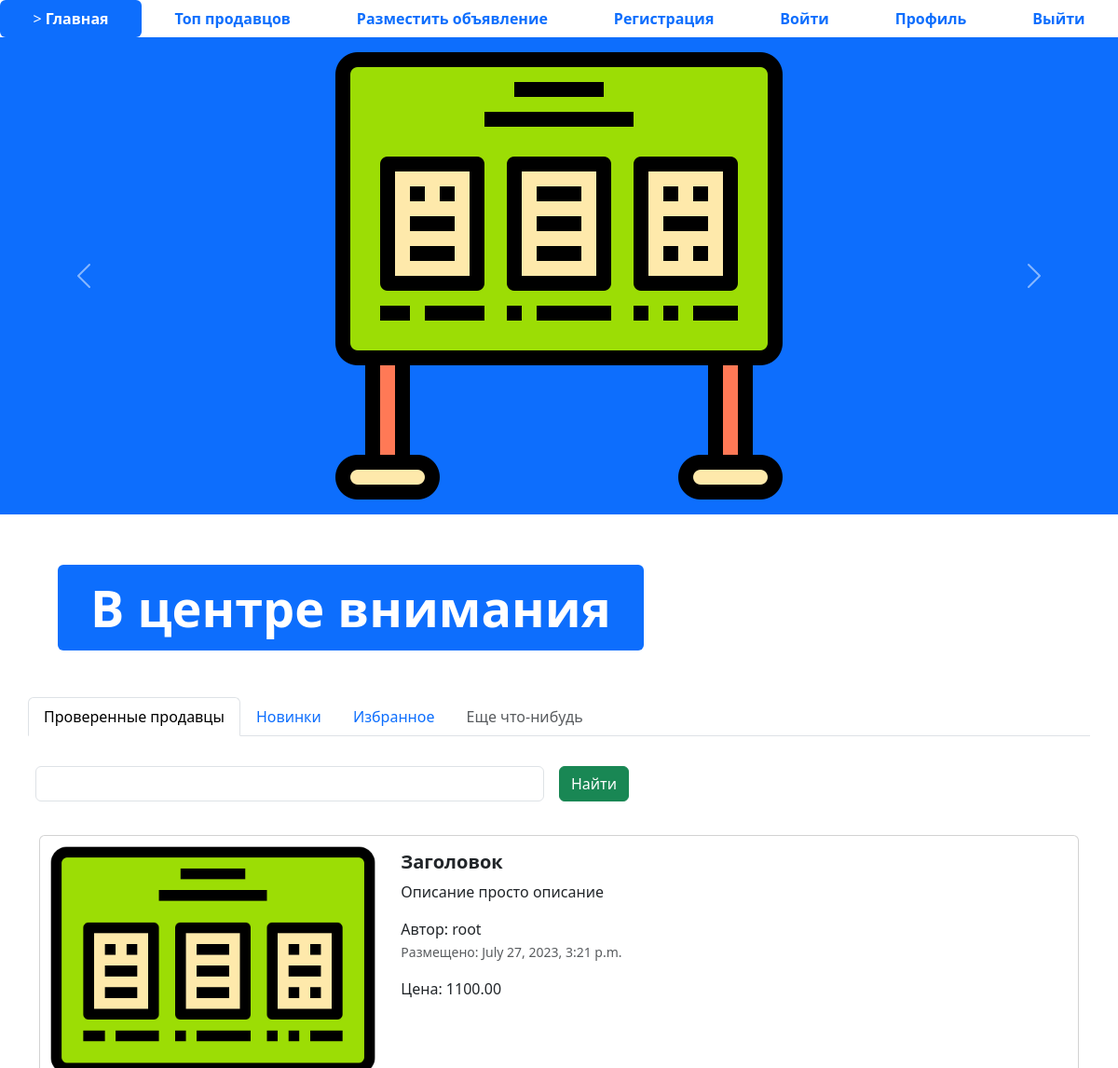
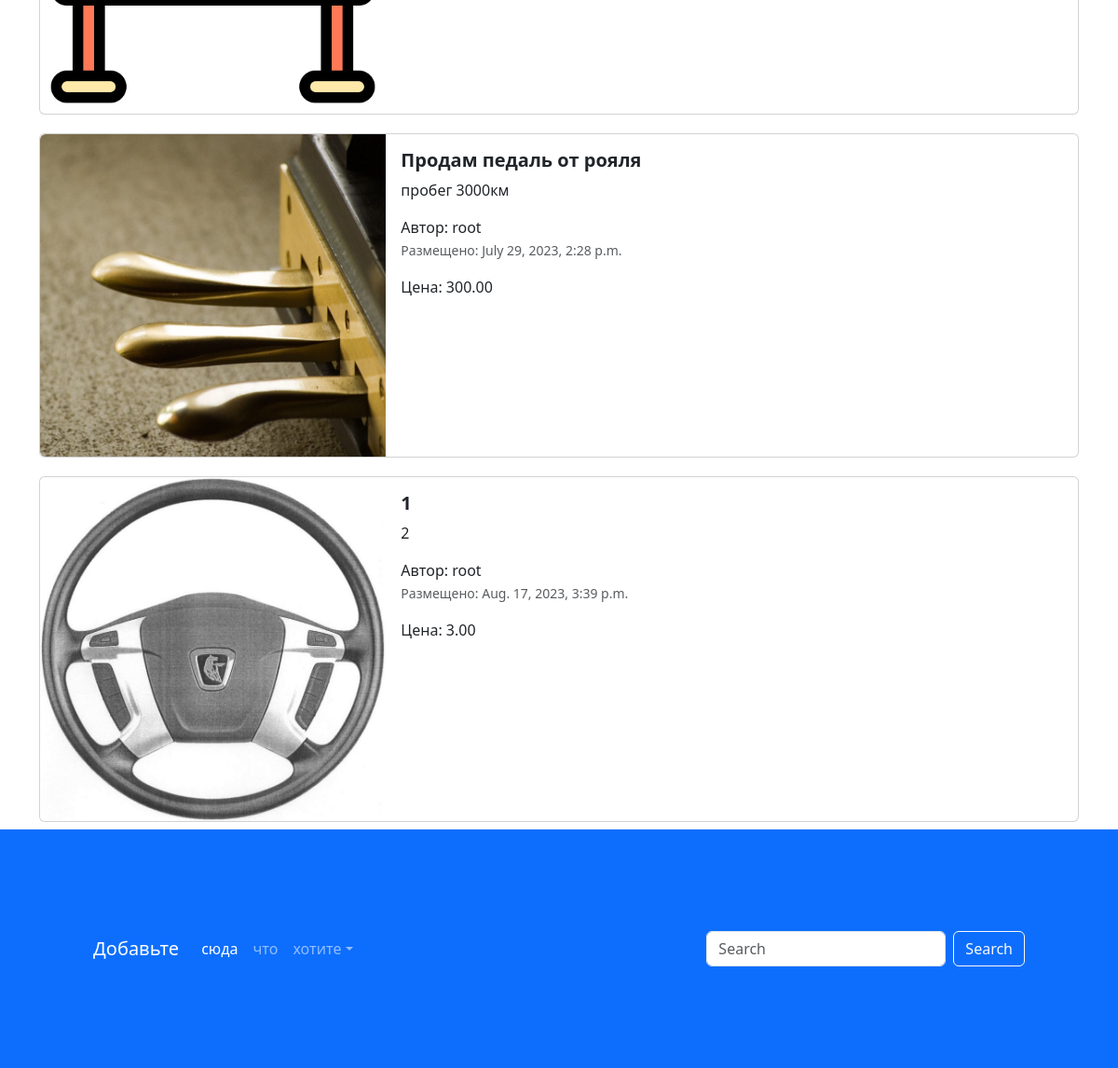
The page / on the database its author committed (2 pictures, top to bottom).
### app_advertisements/models.py (models this page shows, shortened)
class Advertisement(models.Model):
    title = models.CharField("Заголовок",max_length=128)
    description = models.TextField("Описание")
    price = models.DecimalField("Цена",max_digits=10,decimal_places=2)
    auction = models.BooleanField("Торг",help_text="Отметьте, если торг уместен")
    created_at = models.DateTimeField("Дата создания",auto_now_add=True)
    updated_at = models.DateTimeField("Дата обновления",auto_now=True)
    user = models.ForeignKey(User, on_delete=models.CASCADE, verbose_name='пользователь')
    image = models.ImageField('изображения',upload_to = 'advertisements/')
    class Meta:
        db_table = "advertisements"

### app_advertisements/views.py (the view)
# urls.py: path('', index, name='main-page'),
def index(request):
    advertisements = Advertisement.objects.all()
    context = {'advertisements': advertisements}
    return render(request, 'index.html', context)

### templates/index.html (shortened to what this page needs)
{% extends 'base.html' %}
{% load static %}
{% block content %}
<ul class="nav nav-pills sticky-top bg-white nav-fill">
  <li class="nav-item">
    <a class="nav-link active" aria-current="page" href="{% url 'main-page' %}">>
      <span style="font-weight: bold;">Главная</span>
    </a>
  </li>
  <li class="nav-item">
    <a class="nav-link" href="{% url 'top-sellers' %}"><span style="font-weight: bold;">Топ продавцов</span>
    </a>
  </li>
  <li class="nav-item">
    <a class="nav-link" href="{% url 'adv-post' %}">
      <span style="font-weight: bold;">Разместить объявление</span>
    </a>
  </li>
  <li class="nav-item">
    <a class="nav-link" href="register.html">
      <span style="font-weight: bold;">Регистрация</span>
    </a>
  </li>
  <li class="nav-item">
    <a class="nav-link" href="login.html">
      <span style="font-weight: bold;">Войти</span>
    </a>
  </li>
  <li class="nav-item">
    <a class="nav-link" href="profile.html">
      <span style="font-weight: bold;">Профиль</span>
    </a>
  </li>
  <li class="nav-item">
    <a class="nav-link" href="#">
      <span style="font-weight: bold;">Выйти</span>
    </a>
  </li>
</ul>
<div id="carouselExampleControls" class="carousel slide bg-primary" data-bs-ride="carousel">
  <div class="carousel-inner">
    <div class="carousel-item active">
      <img src="{% static 'img/adv.png' %}" class="mx-auto d-block w-33" alt="...">
    </div>
  </div>
  <button class="carousel-control-prev" type="button" data-bs-target="#carouselExampleControls" data-bs-slide="prev">
    <span class="carousel-control-prev-icon" aria-hidden="true"></span>
  </button>
  <button class="carousel-control-next" type="button" data-bs-target="#carouselExampleControls" data-bs-slide="next">
    <span class="carousel-control-next-icon" aria-hidden="true"></span>
  </button>
</div>
<div class="container" style="margin: 50px;">
  <div class="display-2">
    <span class="badge bg-primary">В центре внимания</span>
  </div>
</div>
<div class="container">
  <div class="row">
    <ul class="nav nav-tabs bg-white">
      <li class="nav-item">
        <a class="nav-link active" aria-current="page" href="#">Проверенные продавцы</a>
      </li>
      <li class="nav-item">
        <a class="nav-link" href="#">Новинки</a>
      </li>
      <li class="nav-item">
        <a class="nav-link" href="#">Избранное</a>
      </li>
      <li class="nav-item">
        <a class="nav-link disabled" href="#" tabindex="-1" aria-disabled="true">Еще что-нибудь</a>
      </li>
    </ul>
    <form class="row g-3">
      <div class="col-auto w-50">
        <input type="text" class="form-control">
      </div>
      <div class="col-auto">
        <button type="submit" class="btn btn-success mb-3">Найти</button>
      </div>
    </form>
  </div>
  <div class="col">
    {% for adv in advertisements %}
    <div class="card mb-2" style="max-width: 1200px; margin-top: 20px;">
      <div class="row g-0">
        <div class="col-md-4">
          <a href="advertisement.html" class="nav-link">
            <img src="{% if adv.image %} {{ adv.image.url }} {% else %} {% static 'img/adv.png'%} {% endif %}" class="img-fluid rounded-start" alt="Card title">
          </a>
        </div>
        <div class="col-md-8">
          <div class="card-body">
            <h5 class="card-title">
              <a href="advertisement.html" class="nav-link"><strong> {{ adv.title }} </strong></a>
            </h5>
            <a href="advertisement.html" class="nav-link">
              <p class="card-text">
                {{ adv.description }}
              </p>
              <span>Автор: {{ adv.user }}</span>
              <p class="card-text"><small class="text-muted">Размещено: {{ adv.created_at }}</small></p>
              <span>Цена: {{ adv.price }}</span>
            </a>
          </div>
        </div>
      </div>
    </div>
    {% endfor %}
  </div>
</div>
<footer style="padding: 100px;" class="bg-primary">
  <nav class="navbar navbar-expand-sm navbar-dark">
    <a class="navbar-brand" href="#">Добавьте</a>
    <div class="collapse navbar-collapse" id="collapsibleNavId">
      <ul class="navbar-nav me-auto mt-2 mt-lg-0">
        <li class="nav-item">
          <a class="nav-link active" href="#" aria-current="page">сюда</a>
        </li>
        <li class="nav-item">
          <a class="nav-link" href="#">что</a>
        </li>
        <li class="nav-item dropdown">
          <a class="nav-link dropdown-toggle" href="#" id="dropdownId" data-bs-toggle="dropdown" aria-haspopup="true"
             aria-expanded="false">хотите</a>
        </li>
      </ul>
      <form class="d-flex my-2 my-lg-0">
        <input class="form-control me-sm-2" type="text" placeholder="Search">
        <button class="btn btn-outline-light my-2 my-sm-0" type="submit">Search</button>
      </form>
    </div>
  </nav>
</footer>
{% endblock %}

### templates/base.html (shortened to what this page needs)
{% load static %}
<!DOCTYPE html>
<html lang="en">
<head>
  <link href="{% static 'css/bootstrap.min.css' %}" rel="stylesheet">
  <link rel="stylesheet" href="{% static 'css/fontello.css' %}">
</head>
<body>
{% block content %}
{% endblock %}
</body>
</html>

### rows shown on the page
Advertisement: title "Заголовок", description "Описание просто описание", user "root", created_at "July 27, 2023, 3:21 p.m.", price "1100.00"
Advertisement: image (picture), title "Продам педаль от рояля", description "пробег 3000км", user "root", created_at "July 29, 2023, 2:28 p.m.", price "300.00"
Advertisement: image (picture), title "1", description "2", user "root", created_at "Aug. 17, 2023, 3:39 p.m.", price "3.00"
